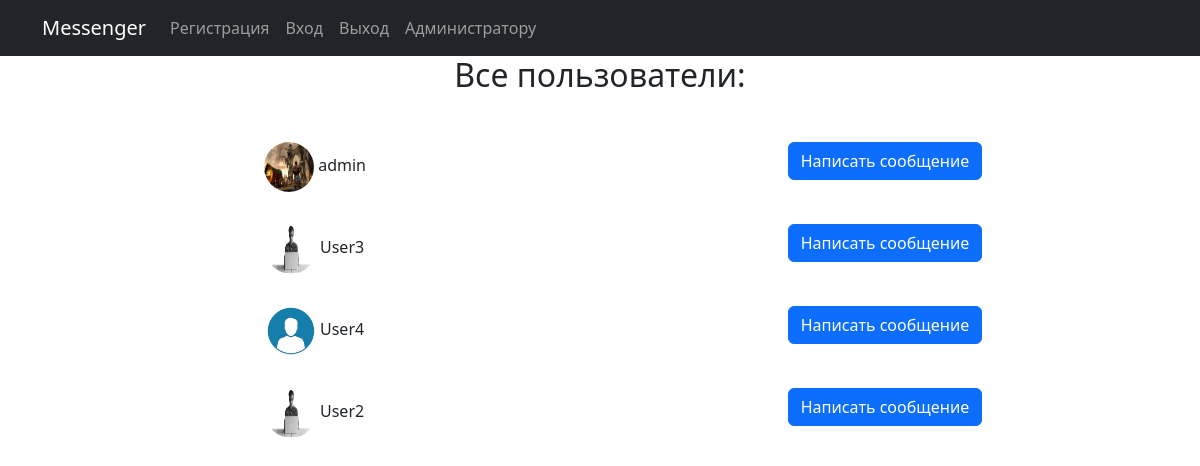
Page /users_list/ (signed in) on the committed database.
### chat/models.py (models this page shows)
class User(AbstractUser):
    avatar = models.ImageField(upload_to='avatar/', null=True, blank=True, verbose_name="фотография", default="avatar/default.png")

### chat/views.py (the view)
# urls.py: path('users_list/', views.users_list_view, name='users_list'),
@login_required
def users_list_view(request):
    users_list = User.objects.exclude(id=request.user.id)
    return render(request, 'chat/users_list.html', {'users': users_list})

### templates/chat/users_list.html (shortened to what this page needs)
{% extends "default.html" %}
{% block content %}
    <h2>Все пользователи: </h2><br>
        {% for user in users %}
            <div class="row"><p>
                <div class="col" align='center'>
                    <img src="{{ user.avatar.url }}" class="round">
                    {{ user.username }}
                </div>
                <div class="col" align='center'>
                    <a href="{% url 'private_room' pk=user.id %}" class="btn btn-primary">Написать сообщение</a>
                </div>
            </p></div>
        {% endfor %}
{% endblock %}

### templates/default.html (style rules this page uses)
.round { border-radius: 100%; width: 50px; height: 50px; }

### rows in the picture
User: avatar (picture), username "admin"
User: avatar (picture), username "User3"
User: avatar (placeholder picture), username "User4"
User: avatar (picture), username "User2"
